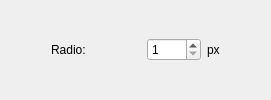
                     <widget class="QWidget" name="pageCircle_2">
                      <layout class="QGridLayout" name="gridLayout_10">
                       <item row="0" column="2">
                        <spacer name="horizontalSpacer_60">
                         <property name="orientation">
                          <enum>Qt::Horizontal</enum>
                         </property>
                         <property name="sizeHint" stdset="0">
                          <size>
                           <width>40</width>
                           <height>20</height>
                          </size>
                         </property>
                        </spacer>
                       </item>
                       <item row="0" column="4">
                        <widget class="QLabel" name="label_65">
                         <property name="text">
                          <string>px</string>
                         </property>
                        </widget>
                       </item>
                       <item row="0" column="1">
                        <widget class="QLabel" name="label_66">
                         <property name="minimumSize">
                          <size>
                           <width>50</width>
                           <height>0</height>
                          </size>
                         </property>
                         <property name="text">
                          <string>Radio:</string>
                         </property>
                        </widget>
                       </item>
                       <item row="0" column="0">
                        <spacer name="horizontalSpacer_61">
                         <property name="orientation">
                          <enum>Qt::Horizontal</enum>
                         </property>
                         <property name="sizeHint" stdset="0">
                          <size>
                           <width>40</width>
                           <height>20</height>
                          </size>
                         </property>
                        </spacer>
                       </item>
                       <item row="0" column="3">
                        <widget class="QSpinBox" name="spinBoxRadio_2">
                         <property name="readOnly">
                          <bool>false</bool>
                         </property>
                         <property name="minimum">
                          <number>1</number>
                         </property>
                         <property name="maximum">
                          <number>9999</number>
                         </property>
                        </widget>
                       </item>
                       <item row="0" column="5">
                        <spacer name="horizontalSpacer_62">
                         <property name="orientation">
                          <enum>Qt::Horizontal</enum>
                         </property>
                         <property name="sizeHint" stdset="0">
                          <size>
                           <width>40</width>
                           <height>20</height>
                          </size>
                         </property>
                        </spacer>
                       </item>
                      </layout>
                     </widget>
